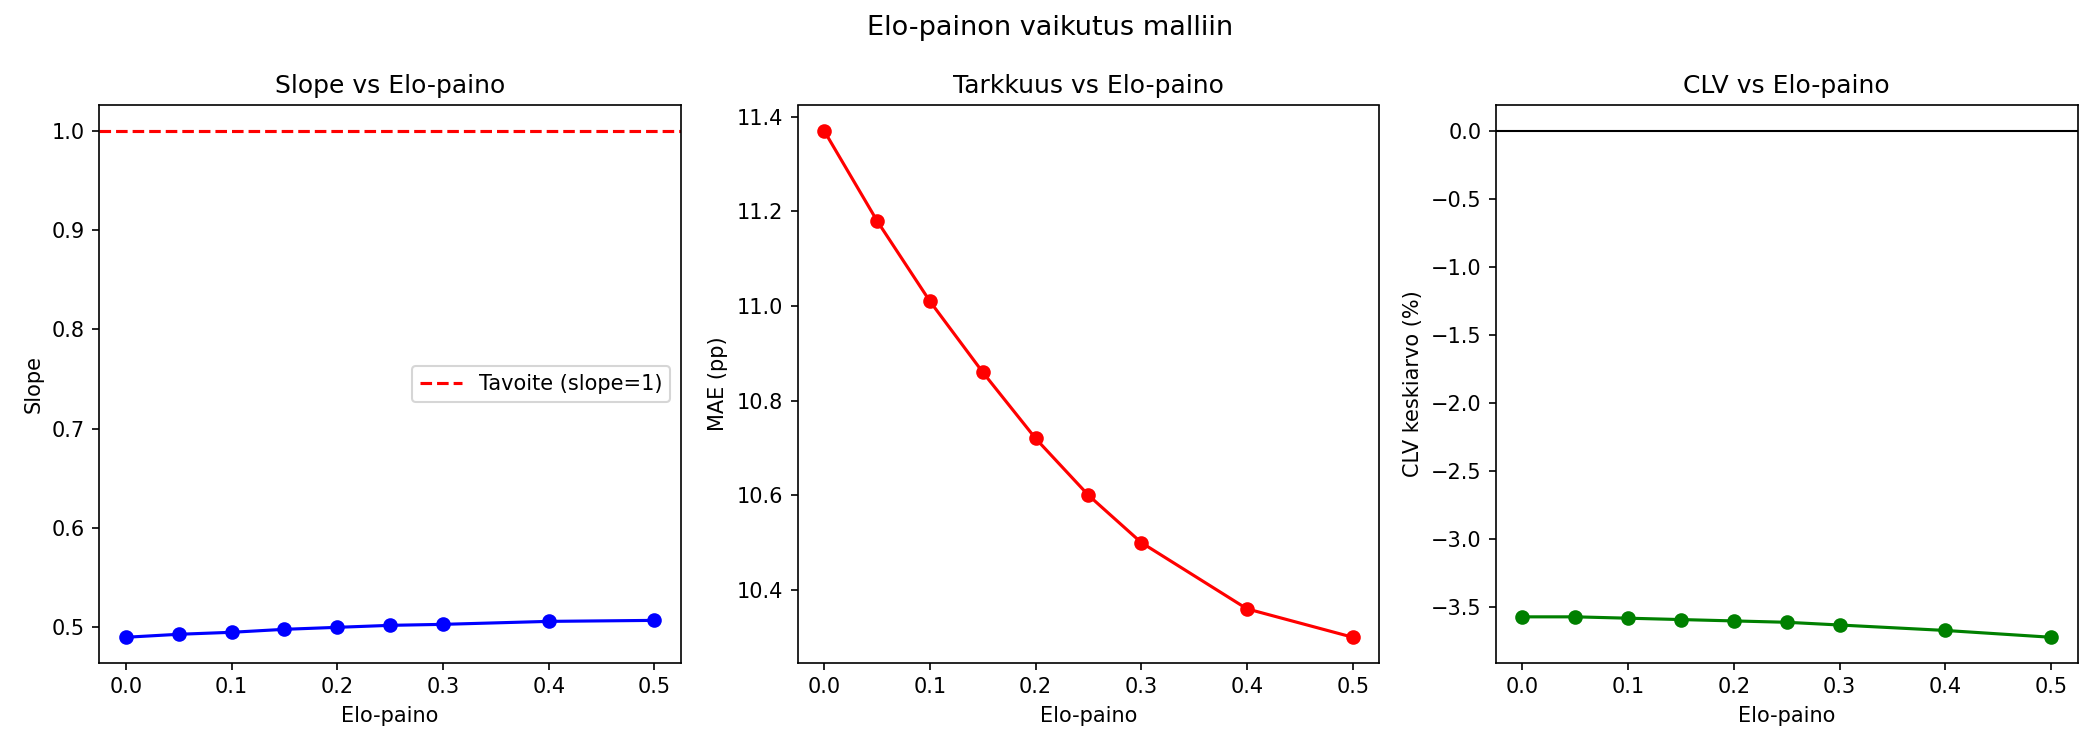

Generate this figure with Python:
"""
Elo-painon optimointi slope-ongelman korjaamiseksi.

Laskee alustakohtaiset Elo-luvut historiasta ja testaa
eri Elo-painoja — löytää painon joka korjaa slope 0.49 → 1.0.
"""

import warnings
warnings.filterwarnings("ignore")

import numpy as np
import pandas as pd
import matplotlib.pyplot as plt
from scipy.special import expit  # sigmoid

from backtest_pipeline import (
    download_atp_data, laske_spw_per_ottelu,
    laske_rolling_pre_match, rakenna_piirteet
)
from clv_backtest import (
    download_odds_data, yhdista_ottelut, laske_clv, MATCHUP_K
)

# ─────────────────────────────────────────────
# ELO-LASKENTA
# ─────────────────────────────────────────────

ELO_K       = 32
ELO_START   = 1500
SURFACES    = ["Hard", "Clay", "Grass"]

def laske_elo_historia(raw_df: pd.DataFrame) -> pd.DataFrame:
    """
    Laskee alustakohtaiset Elo-luvut jokaiselle pelaajalle
    jokaisen ottelun JÄLKEEN (pre-match = arvo ennen ottelua).
    """
    df = raw_df.copy()
    df = df[df["surface"].isin(SURFACES)].sort_values("date")
    df["date"] = pd.to_datetime(df["tourney_date"].astype(str), format="%Y%m%d")
    df = df.sort_values("date").reset_index(drop=True)

    elo = {}  # {pelaaja: {surface: elo}}

    def get_elo(player, surface):
        return elo.get(player, {}).get(surface, ELO_START)

    def set_elo(player, surface, value):
        if player not in elo:
            elo[player] = {}
        elo[player][surface] = value

    records = []
    for _, row in df.iterrows():
        w = row["winner_name"]
        l = row["loser_name"]
        s = row["surface"]
        d = row["date"]

        elo_w = get_elo(w, s)
        elo_l = get_elo(l, s)

        records.append({
            "date":    d,
            "surface": s,
            "winner":  w,
            "loser":   l,
            "pre_elo_w": elo_w,
            "pre_elo_l": elo_l,
        })

        # Päivitä Elo ottelun jälkeen
        exp_w = 1 / (1 + 10 ** ((elo_l - elo_w) / 400))
        new_elo_w = elo_w + ELO_K * (1 - exp_w)
        new_elo_l = elo_l + ELO_K * (0 - (1 - exp_w))
        set_elo(w, s, new_elo_w)
        set_elo(l, s, new_elo_l)

    return pd.DataFrame(records)


def elo_prob(elo_a, elo_b):
    return 1 / (1 + 10 ** ((elo_b - elo_a) / 400))


# ─────────────────────────────────────────────
# GRID SEARCH
# ─────────────────────────────────────────────

def testaa_elo_paino(df_clv: pd.DataFrame, elo_df: pd.DataFrame,
                     painot: list) -> pd.DataFrame:
    """
    Testaa eri Elo-painoja ja mittaa slope ja MAE markkinaan nähden.
    df_clv: yhdistetty CLV-data (sisältää model_prob, fair_w, winner, loser, date, surface)
    elo_df: pre-match Elo-historia
    """
    # Yhdistä Elo CLV-dataan
    elo_idx = elo_df.set_index(["winner", "loser", "surface", "date"])

    results = []
    for paino in painot:
        probs = []
        markets = []

        for _, row in df_clv.iterrows():
            try:
                e = elo_idx.loc[(row["winner"], row["loser"],
                                 row["surface"], row["date"])]
                if isinstance(e, pd.DataFrame):
                    e = e.iloc[0]
                elo_w = e["pre_elo_w"]
                elo_l = e["pre_elo_l"]
            except KeyError:
                continue

            elo_p  = elo_prob(elo_w, elo_l)
            spw_p  = row["model_prob"]   # pelkkä SPW/RPW

            # Sekoita logit-avaruudessa
            def logit(p):
                p = np.clip(p, 1e-6, 1 - 1e-6)
                return np.log(p / (1 - p))

            combined_logit = (1 - paino) * logit(spw_p) + paino * logit(elo_p)
            combined_prob  = expit(combined_logit)

            probs.append(combined_prob)
            markets.append(row["fair_w"])

        probs   = np.array(probs)
        markets = np.array(markets)

        slope, _ = np.polyfit(markets, probs, 1)
        mae      = np.mean(np.abs(probs - markets))
        clv_avg  = np.mean(probs - markets)
        corr     = np.corrcoef(probs, markets)[0, 1]

        results.append({
            "elo_paino": paino,
            "slope":     round(slope, 3),
            "mae_pp":    round(mae * 100, 2),
            "clv_avg":   round(clv_avg * 100, 2),
            "korrelaatio": round(corr, 3),
        })

    return pd.DataFrame(results)


# ─────────────────────────────────────────────
# PÄÄOHJELMA
# ─────────────────────────────────────────────

def main():
    print("Ladataan data...")
    raw     = download_atp_data()
    match   = laske_spw_per_ottelu(raw)
    rolling = laske_rolling_pre_match(match)
    feat    = rakenna_piirteet(match, rolling)
    odds    = download_odds_data()
    yht     = yhdista_ottelut(feat, odds)
    df_clv  = laske_clv(yht)

    print("Lasketaan Elo-historia...")
    elo_df  = laske_elo_historia(raw)

    painot = [0.0, 0.05, 0.10, 0.15, 0.20, 0.25, 0.30, 0.40, 0.50]
    print(f"Testataan {len(painot)} Elo-painoa...\n")
    tulokset = testaa_elo_paino(df_clv, elo_df, painot)

    print(tulokset.to_string(index=False))

    # Paras paino (slope lähimpänä 1.0)
    paras = tulokset.iloc[(tulokset["slope"] - 1.0).abs().argsort().iloc[0]]
    print(f"\n✅ Paras Elo-paino (slope → 1.0): {paras['elo_paino']}")
    print(f"   Slope: {paras['slope']} | MAE: {paras['mae_pp']} pp | "
          f"CLV: {paras['clv_avg']:+.2f}%")

    # Graafi
    fig, axes = plt.subplots(1, 3, figsize=(14, 5))
    fig.suptitle("Elo-painon vaikutus malliin", fontsize=13)

    axes[0].plot(tulokset["elo_paino"], tulokset["slope"], "bo-")
    axes[0].axhline(1.0, color="red", ls="--", label="Tavoite (slope=1)")
    axes[0].set_xlabel("Elo-paino"); axes[0].set_ylabel("Slope")
    axes[0].set_title("Slope vs Elo-paino"); axes[0].legend()

    axes[1].plot(tulokset["elo_paino"], tulokset["mae_pp"], "ro-")
    axes[1].set_xlabel("Elo-paino"); axes[1].set_ylabel("MAE (pp)")
    axes[1].set_title("Tarkkuus vs Elo-paino")

    axes[2].plot(tulokset["elo_paino"], tulokset["clv_avg"], "go-")
    axes[2].axhline(0, color="black", lw=1)
    axes[2].set_xlabel("Elo-paino"); axes[2].set_ylabel("CLV keskiarvo (%)")
    axes[2].set_title("CLV vs Elo-paino")

    plt.tight_layout()
    plt.savefig("elo_optimointi.png", dpi=150)
    plt.show()

    print(f"\nPäivitä tennis_model.py:")
    print(f"  pohja_logit = {1-paras['elo_paino']:.2f} * matchup_logit + "
          f"{paras['elo_paino']:.2f} * elo_logit")


if __name__ == "__main__":
    main()
